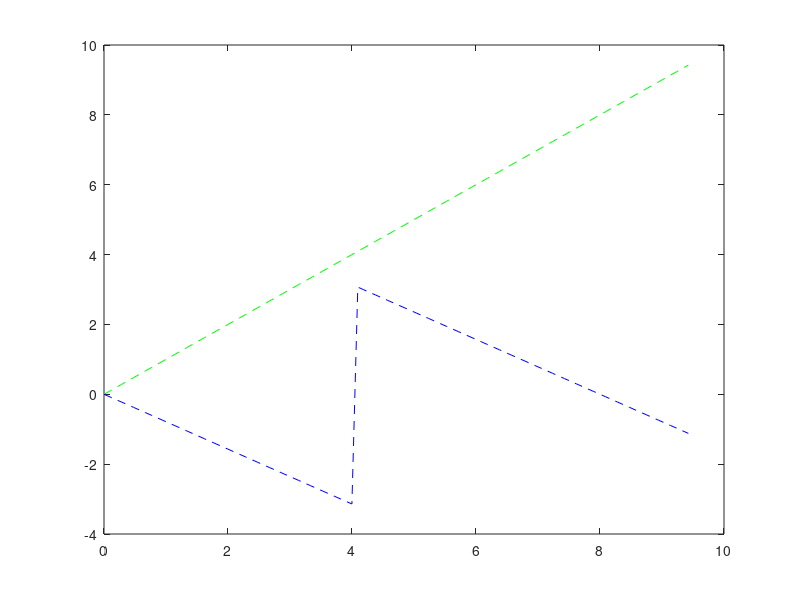

Write MATLAB code to recreate this figure.
t1 = linspace(0,3.*pi);
c = t1.*exp((-j.*pi/4).*t1);
x = abs(c);
y = angle(c);
%plot(t1, x)
%hold on
plot(t1, x, 'g--', t1, y, 'b--')
%plot(t1, y)
%hold off